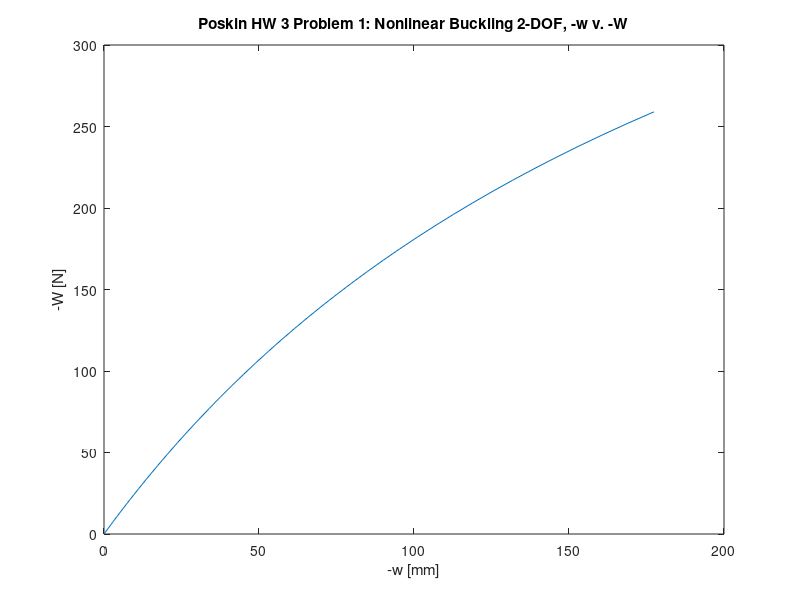
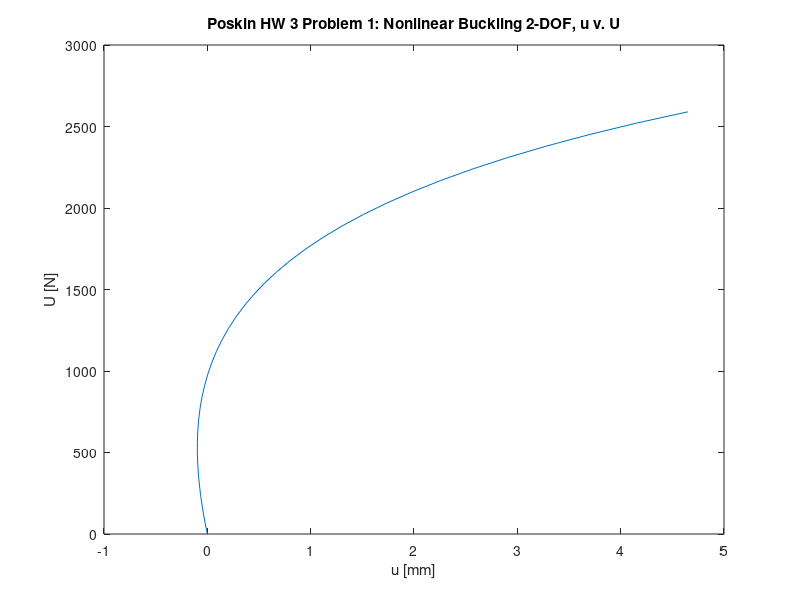

MATLAB code for these plots, in order:
% Poskin CE 810 HW3 Problem 1

clear; clc; close all

%------------INITIAILIZE VARIABLES----------------
W_i = 0; W_f = -259; delta_W = -7; % Force W range and step size
W = W_i:delta_W:W_f; n = size(W,2);

U_i = 0; delta_U = 70; U_f = U_i + delta_U*(n-1); % Force U range and step size
U = U_i:delta_U:U_f;

EA = 5*10^7; z = 25; L = 2500; k_s = 2.35; % Axial stiffness, initial height, length and string stiffness

w = zeros(1,n); u = zeros(1,n); N = 0; % Displacement and constitutive load are initially 0

%--------INCREMENTAL ITERATIVE SOLUTION-----------
% For each load step calculate tangential stiffness (k_t), used to 
% approximate displacement. Iteration with Newton-Rapson method is used to remove residual 
% force (g) from equilibrium. 
for i = 2:n
    g = [delta_U; delta_W];
    u(i) = u(i-1);
    w(i) = w(i-1);
    while norm(g) > 10^-4
        beta = (z+w(i))/L;
        k_t = EA/L*[1, -beta; -beta, beta^2 + k_s*L/EA] + [0, 0; 0, N/L];

        delta_p = k_t^-1*g;
        u(i) = u(i) + delta_p(1);
        w(i) = w(i) + delta_p(2);

        N = EA*(-u(i)/L + (z*w(i) + 0.5*w(i)^2)/L^2);
        g = [U(i); W(i)] - N/L*[-L; z+w(i)] - [0; k_s*w(i)];
    end
end

%-------------------PLOTTING----------------------
% Plot -w v. -W, numerical solution
figure(1)
plot(-w,-W)
title('Poskin HW 3 Problem 1: Nonlinear Buckling 2-DOF, -w v. -W')
xlabel('-w [mm]')
ylabel('-W [N]')

% Plot u v. U, numerical solution
figure(2)
plot(u,U)
title('Poskin HW 3 Problem 1: Nonlinear Buckling 2-DOF, u v. U')
xlabel('u [mm]')
ylabel('U [N]')
